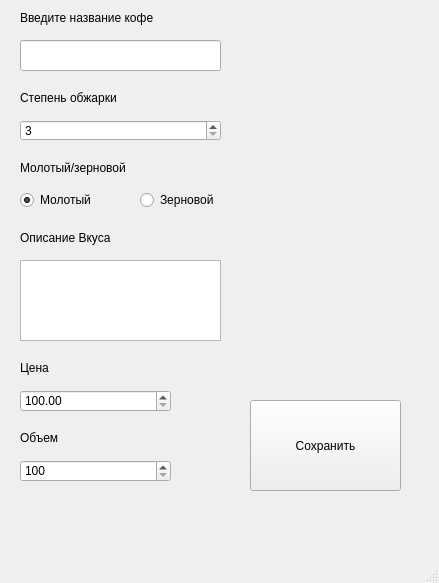
<?xml version="1.0" encoding="UTF-8"?>
<ui version="4.0">
 <class>MainWindow</class>
 <widget class="QMainWindow" name="MainWindow">
  <property name="geometry">
   <rect>
    <x>0</x>
    <y>0</y>
    <width>439</width>
    <height>583</height>
   </rect>
  </property>
  <property name="windowTitle">
   <string>MainWindow</string>
  </property>
  <widget class="QWidget" name="centralwidget">
   <widget class="QLineEdit" name="lineEdit">
    <property name="geometry">
     <rect>
      <x>20</x>
      <y>40</y>
      <width>201</width>
      <height>31</height>
     </rect>
    </property>
   </widget>
   <widget class="QLabel" name="label">
    <property name="geometry">
     <rect>
      <x>20</x>
      <y>10</y>
      <width>141</width>
      <height>16</height>
     </rect>
    </property>
    <property name="text">
     <string>Введите название кофе</string>
    </property>
   </widget>
   <widget class="QLabel" name="label_2">
    <property name="geometry">
     <rect>
      <x>20</x>
      <y>90</y>
      <width>111</width>
      <height>16</height>
     </rect>
    </property>
    <property name="text">
     <string>Степень обжарки</string>
    </property>
   </widget>
   <widget class="QSpinBox" name="spinBox">
    <property name="geometry">
     <rect>
      <x>20</x>
      <y>120</y>
      <width>201</width>
      <height>21</height>
     </rect>
    </property>
    <property name="minimum">
     <number>3</number>
    </property>
    <property name="maximum">
     <number>9</number>
    </property>
   </widget>
   <widget class="QRadioButton" name="radioButton">
    <property name="geometry">
     <rect>
      <x>20</x>
      <y>190</y>
      <width>95</width>
      <height>20</height>
     </rect>
    </property>
    <property name="text">
     <string>Молотый</string>
    </property>
    <property name="checked">
     <bool>true</bool>
    </property>
   </widget>
   <widget class="QRadioButton" name="radioButton_2">
    <property name="geometry">
     <rect>
      <x>140</x>
      <y>190</y>
      <width>95</width>
      <height>20</height>
     </rect>
    </property>
    <property name="text">
     <string>Зерновой</string>
    </property>
   </widget>
   <widget class="QLabel" name="label_3">
    <property name="geometry">
     <rect>
      <x>20</x>
      <y>160</y>
      <width>121</width>
      <height>16</height>
     </rect>
    </property>
    <property name="text">
     <string>Молотый/зерновой</string>
    </property>
   </widget>
   <widget class="QLabel" name="label_4">
    <property name="geometry">
     <rect>
      <x>20</x>
      <y>230</y>
      <width>101</width>
      <height>16</height>
     </rect>
    </property>
    <property name="text">
     <string>Описание Вкуса</string>
    </property>
   </widget>
   <widget class="QPlainTextEdit" name="plainTextEdit">
    <property name="geometry">
     <rect>
      <x>20</x>
      <y>260</y>
      <width>201</width>
      <height>81</height>
     </rect>
    </property>
   </widget>
   <widget class="QLabel" name="label_5">
    <property name="geometry">
     <rect>
      <x>20</x>
      <y>360</y>
      <width>55</width>
      <height>16</height>
     </rect>
    </property>
    <property name="text">
     <string>Цена</string>
    </property>
   </widget>
   <widget class="QDoubleSpinBox" name="doubleSpinBox">
    <property name="geometry">
     <rect>
      <x>20</x>
      <y>390</y>
      <width>151</width>
      <height>22</height>
     </rect>
    </property>
    <property name="minimum">
     <double>100.000000000000000</double>
    </property>
    <property name="maximum">
     <double>800.000000000000000</double>
    </property>
   </widget>
   <widget class="QLabel" name="label_6">
    <property name="geometry">
     <rect>
      <x>20</x>
      <y>430</y>
      <width>61</width>
      <height>16</height>
     </rect>
    </property>
    <property name="text">
     <string>Объем</string>
    </property>
   </widget>
   <widget class="QPushButton" name="SaveButton">
    <property name="geometry">
     <rect>
      <x>250</x>
      <y>400</y>
      <width>151</width>
      <height>91</height>
     </rect>
    </property>
    <property name="text">
     <string>Сохранить</string>
    </property>
   </widget>
   <widget class="QSpinBox" name="spinBox_2">
    <property name="geometry">
     <rect>
      <x>20</x>
      <y>460</y>
      <width>151</width>
      <height>22</height>
     </rect>
    </property>
    <property name="minimum">
     <number>100</number>
    </property>
    <property name="maximum">
     <number>800</number>
    </property>
   </widget>
  </widget>
  <widget class="QMenuBar" name="menubar">
   <property name="geometry">
    <rect>
     <x>0</x>
     <y>0</y>
     <width>439</width>
     <height>26</height>
    </rect>
   </property>
  </widget>
  <widget class="QStatusBar" name="statusbar"/>
 </widget>
 <resources/>
 <connections/>
</ui>
